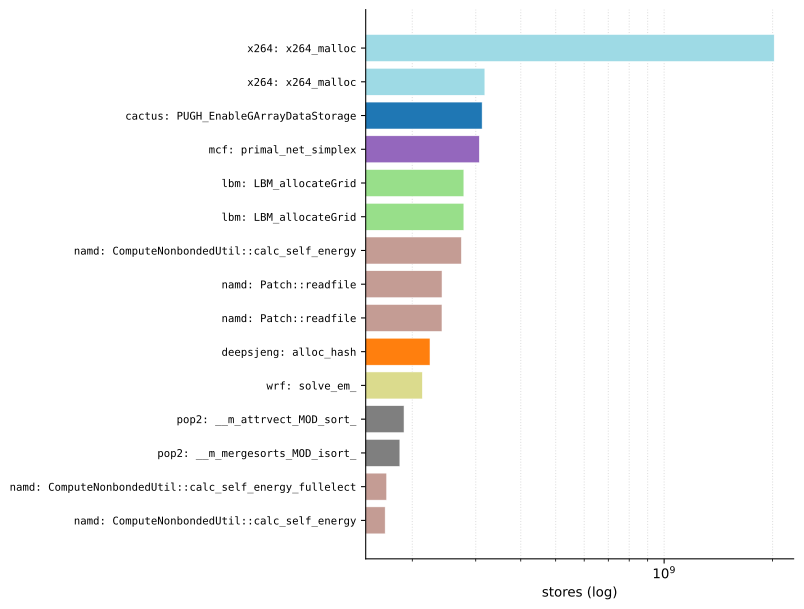

Recreate this plot in Python.
#!/usr/bin/env python3
"""Figure 5 — top 15 stack sites by store volume.

Horizontal log-x bar chart. Each row is one alloc-site stack trace; we
extract a short label (the topmost non-malloc frame) for the y-axis.
Bars are colored by bench. Argues for per-site optimization.
"""
import re
from pathlib import Path

import matplotlib.pyplot as plt
import pandas as pd

HERE = Path(__file__).resolve().parent
OUT  = HERE / "figure.svg"

# Regex matches lines like "==NNN== by 0x... function_name (...)".
FRAME_RE = re.compile(r"by 0x[0-9A-Fa-f]+:\s+([^\s(]+)")


def short_label(site: str) -> str:
    """First non-malloc frame's function name, or '<unknown>'."""
    matches = FRAME_RE.findall(site)
    for m in matches:
        if m not in ("malloc", "calloc", "realloc"):
            return m[:48]
    return matches[0][:48] if matches else "<unknown>"


def main() -> None:
    df = pd.read_csv(HERE / "result.csv")
    df["label"] = df["site"].apply(short_label)
    df = df.sort_values("stores")

    benches  = sorted(df["bench"].unique())
    cmap     = plt.get_cmap("tab20")
    color_of = {b: cmap(i / max(1, len(benches) - 1)) for i, b in enumerate(benches)}

    fig, ax = plt.subplots(figsize=(8.5, 6.5))
    y       = range(len(df))
    bars    = ax.barh(y, df["stores"],
                       color=[color_of[b] for b in df["bench"]],
                       edgecolor="white", linewidth=0.4)

    yticklabels = [f"{b}: {l}" for b, l in zip(df["bench"], df["label"])]
    ax.set_yticks(list(y))
    ax.set_yticklabels(yticklabels, fontsize=8, family="monospace")
    ax.set_xscale("log")
    ax.set_xlabel("stores (log)")
    ax.grid(axis="x", which="both", linestyle=":", alpha=0.4)
    ax.set_axisbelow(True)
    for spine in ("top", "right"):
        ax.spines[spine].set_visible(False)

    fig.tight_layout()
    fig.savefig(OUT, format="svg", bbox_inches="tight")
    print(f"wrote {OUT}")


if __name__ == "__main__":
    main()
